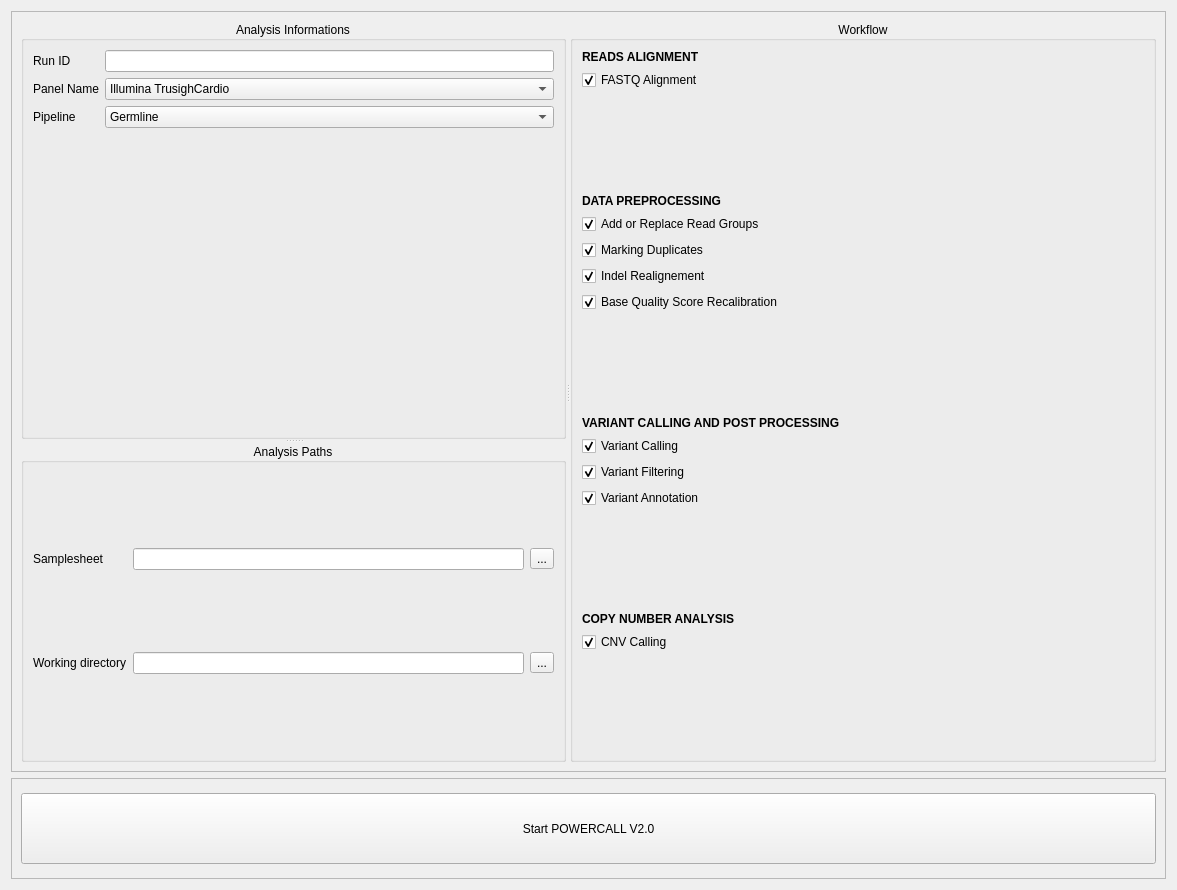
<?xml version="1.0" encoding="UTF-8"?>
<ui version="4.0">
 <class>Analysis_page</class>
 <widget class="QWidget" name="Analysis_page">
  <property name="geometry">
   <rect>
    <x>0</x>
    <y>0</y>
    <width>1177</width>
    <height>890</height>
   </rect>
  </property>
  <property name="windowTitle">
   <string>Analysis Settings</string>
  </property>
  <layout class="QVBoxLayout" name="verticalLayout_2">
   <item>
    <widget class="QFrame" name="frame">
     <property name="frameShape">
      <enum>QFrame::StyledPanel</enum>
     </property>
     <property name="frameShadow">
      <enum>QFrame::Raised</enum>
     </property>
     <layout class="QGridLayout" name="gridLayout_2">
      <item row="0" column="0">
       <widget class="QSplitter" name="splitter_2">
        <property name="orientation">
         <enum>Qt::Horizontal</enum>
        </property>
        <widget class="QSplitter" name="splitter">
         <property name="orientation">
          <enum>Qt::Vertical</enum>
         </property>
         <widget class="QGroupBox" name="groupBox">
          <property name="title">
           <string>Analysis Informations</string>
          </property>
          <property name="alignment">
           <set>Qt::AlignCenter</set>
          </property>
          <layout class="QFormLayout" name="formLayout">
           <item row="0" column="0">
            <widget class="QLabel" name="label">
             <property name="text">
              <string>Run ID</string>
             </property>
            </widget>
           </item>
           <item row="0" column="1">
            <widget class="QLineEdit" name="lineEdit"/>
           </item>
           <item row="2" column="0">
            <widget class="QLabel" name="label_2">
             <property name="text">
              <string>Panel Name</string>
             </property>
            </widget>
           </item>
           <item row="2" column="1">
            <widget class="QComboBox" name="comboBox">
             <item>
              <property name="text">
               <string>Illumina TrusighCardio</string>
              </property>
             </item>
             <item>
              <property name="text">
               <string>Illumina TrusighCancer</string>
              </property>
             </item>
             <item>
              <property name="text">
               <string>Illumina TrusighOne</string>
              </property>
             </item>
             <item>
              <property name="text">
               <string>SophiaGen HCS</string>
              </property>
             </item>
             <item>
              <property name="text">
               <string>Agilent CardioV1</string>
              </property>
             </item>
             <item>
              <property name="text">
               <string>Agilent AneurysmV1</string>
              </property>
             </item>
             <item>
              <property name="text">
               <string>Agilent CancerV1</string>
              </property>
             </item>
            </widget>
           </item>
           <item row="4" column="0">
            <widget class="QLabel" name="label_3">
             <property name="text">
              <string>Pipeline</string>
             </property>
            </widget>
           </item>
           <item row="4" column="1">
            <widget class="QComboBox" name="comboBox_2">
             <item>
              <property name="text">
               <string>Germline</string>
              </property>
             </item>
             <item>
              <property name="text">
               <string>Somatic</string>
              </property>
             </item>
             <item>
              <property name="text">
               <string>Cellfree</string>
              </property>
             </item>
            </widget>
           </item>
          </layout>
         </widget>
         <widget class="QGroupBox" name="groupBox_3">
          <property name="title">
           <string>Analysis Paths</string>
          </property>
          <property name="alignment">
           <set>Qt::AlignCenter</set>
          </property>
          <layout class="QGridLayout" name="gridLayout">
           <item row="1" column="2">
            <widget class="QToolButton" name="toolButton_2">
             <property name="text">
              <string>...</string>
             </property>
            </widget>
           </item>
           <item row="0" column="0">
            <widget class="QLabel" name="label_4">
             <property name="text">
              <string>Samplesheet</string>
             </property>
            </widget>
           </item>
           <item row="0" column="2">
            <widget class="QToolButton" name="toolButton">
             <property name="text">
              <string>...</string>
             </property>
            </widget>
           </item>
           <item row="1" column="0">
            <widget class="QLabel" name="label_5">
             <property name="text">
              <string>Working directory</string>
             </property>
            </widget>
           </item>
           <item row="0" column="1">
            <widget class="QLineEdit" name="lineEdit_2"/>
           </item>
           <item row="1" column="1">
            <widget class="QLineEdit" name="lineEdit_3"/>
           </item>
          </layout>
         </widget>
        </widget>
        <widget class="QGroupBox" name="groupBox_2">
         <property name="title">
          <string>Workflow</string>
         </property>
         <property name="alignment">
          <set>Qt::AlignCenter</set>
         </property>
         <property name="flat">
          <bool>false</bool>
         </property>
         <property name="checkable">
          <bool>false</bool>
         </property>
         <layout class="QFormLayout" name="formLayout_2">
          <item row="1" column="0">
           <widget class="QCheckBox" name="alignment_check">
            <property name="text">
             <string>FASTQ Alignment</string>
            </property>
            <property name="checked">
             <bool>true</bool>
            </property>
            <property name="tristate">
             <bool>false</bool>
            </property>
           </widget>
          </item>
          <item row="4" column="0">
           <widget class="QCheckBox" name="read_group_check">
            <property name="text">
             <string>Add or Replace Read Groups</string>
            </property>
            <property name="checked">
             <bool>true</bool>
            </property>
           </widget>
          </item>
          <item row="5" column="0">
           <widget class="QCheckBox" name="markDup_check">
            <property name="text">
             <string>Marking Duplicates</string>
            </property>
            <property name="checked">
             <bool>true</bool>
            </property>
           </widget>
          </item>
          <item row="6" column="0">
           <widget class="QCheckBox" name="indel_real_check">
            <property name="text">
             <string>Indel Realignement</string>
            </property>
            <property name="checked">
             <bool>true</bool>
            </property>
           </widget>
          </item>
          <item row="7" column="0">
           <widget class="QCheckBox" name="BQSR_check">
            <property name="text">
             <string>Base Quality Score Recalibration</string>
            </property>
            <property name="checked">
             <bool>true</bool>
            </property>
           </widget>
          </item>
          <item row="8" column="0">
           <spacer name="verticalSpacer_2">
            <property name="orientation">
             <enum>Qt::Vertical</enum>
            </property>
            <property name="sizeHint" stdset="0">
             <size>
              <width>20</width>
              <height>60</height>
             </size>
            </property>
           </spacer>
          </item>
          <item row="10" column="0">
           <widget class="QCheckBox" name="variant_call_check">
            <property name="text">
             <string>Variant Calling</string>
            </property>
            <property name="checked">
             <bool>true</bool>
            </property>
           </widget>
          </item>
          <item row="11" column="0">
           <widget class="QCheckBox" name="variant_filter_check">
            <property name="text">
             <string>Variant Filtering</string>
            </property>
            <property name="checked">
             <bool>true</bool>
            </property>
           </widget>
          </item>
          <item row="12" column="0">
           <widget class="QCheckBox" name="variant_ann_check">
            <property name="text">
             <string>Variant Annotation</string>
            </property>
            <property name="checked">
             <bool>true</bool>
            </property>
           </widget>
          </item>
          <item row="15" column="0">
           <widget class="QCheckBox" name="CNV_check">
            <property name="text">
             <string>CNV Calling</string>
            </property>
            <property name="checked">
             <bool>true</bool>
            </property>
           </widget>
          </item>
          <item row="2" column="0">
           <spacer name="verticalSpacer">
            <property name="orientation">
             <enum>Qt::Vertical</enum>
            </property>
            <property name="sizeHint" stdset="0">
             <size>
              <width>20</width>
              <height>40</height>
             </size>
            </property>
           </spacer>
          </item>
          <item row="0" column="0">
           <widget class="QLabel" name="label_6">
            <property name="font">
             <font>
              <weight>75</weight>
              <bold>true</bold>
             </font>
            </property>
            <property name="text">
             <string>READS ALIGNMENT</string>
            </property>
           </widget>
          </item>
          <item row="3" column="0">
           <widget class="QLabel" name="label_7">
            <property name="font">
             <font>
              <weight>75</weight>
              <bold>true</bold>
             </font>
            </property>
            <property name="text">
             <string>DATA PREPROCESSING</string>
            </property>
           </widget>
          </item>
          <item row="9" column="0">
           <widget class="QLabel" name="label_8">
            <property name="font">
             <font>
              <weight>75</weight>
              <bold>true</bold>
             </font>
            </property>
            <property name="text">
             <string>VARIANT CALLING AND POST PROCESSING</string>
            </property>
           </widget>
          </item>
          <item row="14" column="0">
           <widget class="QLabel" name="label_9">
            <property name="font">
             <font>
              <weight>75</weight>
              <bold>true</bold>
             </font>
            </property>
            <property name="text">
             <string>COPY NUMBER ANALYSIS</string>
            </property>
           </widget>
          </item>
          <item row="13" column="0">
           <spacer name="verticalSpacer_3">
            <property name="orientation">
             <enum>Qt::Vertical</enum>
            </property>
            <property name="sizeHint" stdset="0">
             <size>
              <width>20</width>
              <height>40</height>
             </size>
            </property>
           </spacer>
          </item>
          <item row="16" column="0">
           <spacer name="verticalSpacer_4">
            <property name="orientation">
             <enum>Qt::Vertical</enum>
            </property>
            <property name="sizeHint" stdset="0">
             <size>
              <width>20</width>
              <height>40</height>
             </size>
            </property>
           </spacer>
          </item>
         </layout>
        </widget>
       </widget>
      </item>
     </layout>
    </widget>
   </item>
   <item>
    <widget class="QFrame" name="frame_2">
     <property name="maximumSize">
      <size>
       <width>16777215</width>
       <height>101</height>
      </size>
     </property>
     <property name="frameShape">
      <enum>QFrame::StyledPanel</enum>
     </property>
     <property name="frameShadow">
      <enum>QFrame::Raised</enum>
     </property>
     <layout class="QVBoxLayout" name="verticalLayout">
      <item>
       <widget class="QPushButton" name="pushButton">
        <property name="minimumSize">
         <size>
          <width>0</width>
          <height>51</height>
         </size>
        </property>
        <property name="maximumSize">
         <size>
          <width>16777215</width>
          <height>71</height>
         </size>
        </property>
        <property name="text">
         <string>Start POWERCALL V2.0</string>
        </property>
       </widget>
      </item>
     </layout>
    </widget>
   </item>
  </layout>
 </widget>
 <resources/>
 <connections/>
</ui>
